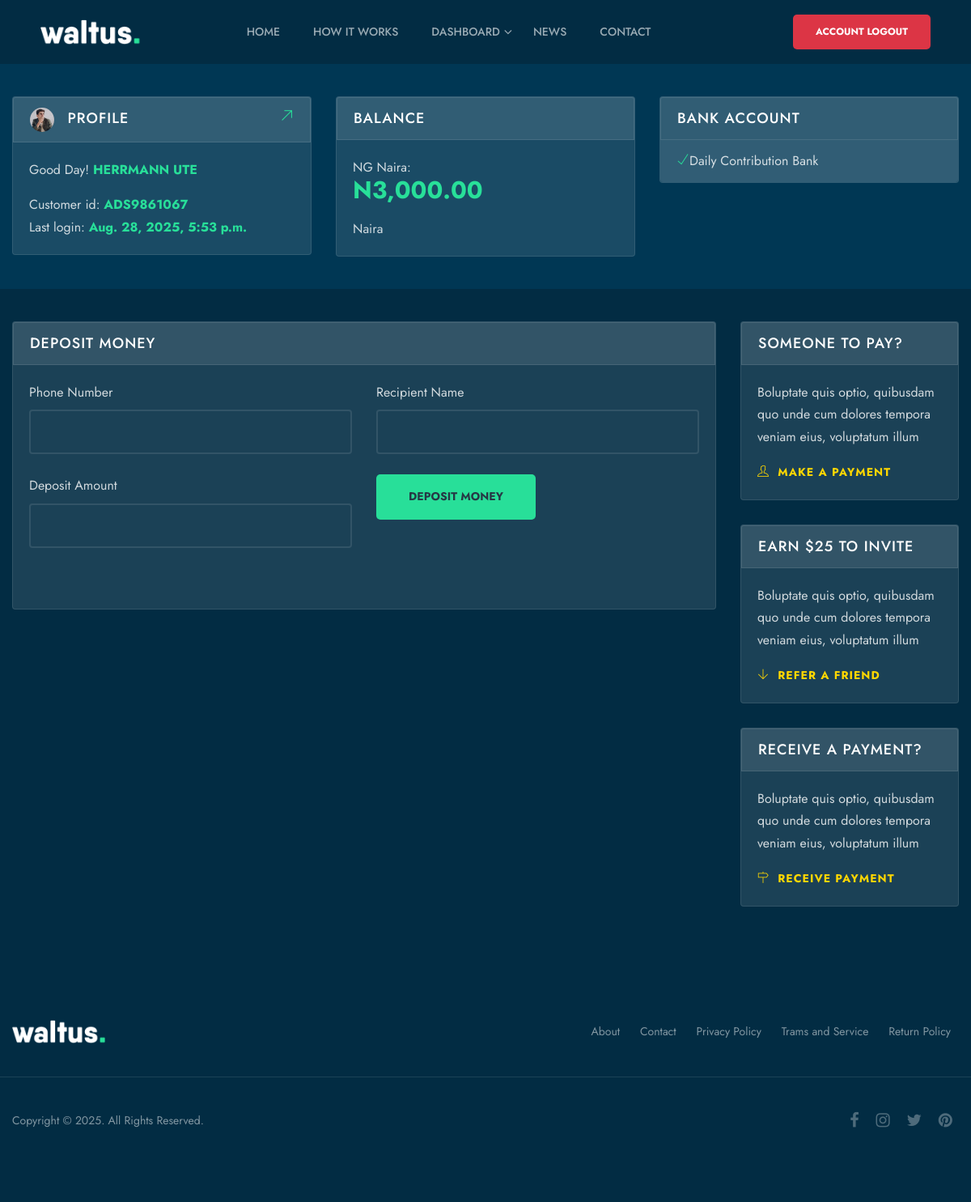
The app's page /account/deposit/ (signed in), older data.
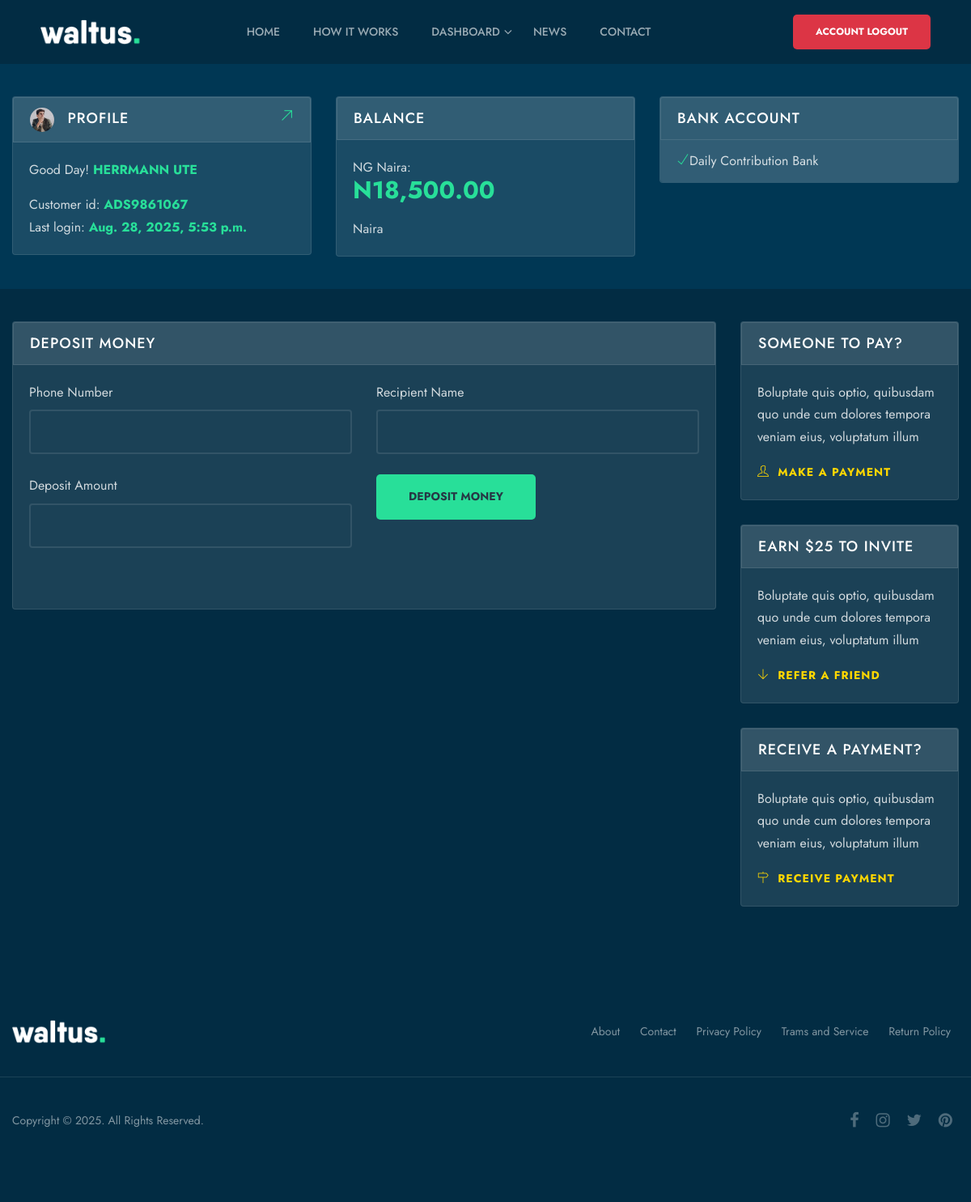
The same page, newer data.
### user_auth/models.py (models this page shows, shortened)
class User(AbstractUser):
    username = models.CharField(max_length=50, null=True, blank=True)
    first_name = models.CharField(max_length=50)
    last_name = models.CharField(max_length=50)
    email = models.EmailField(unique=True, blank=True, null=True)
    phone = models.CharField(max_length=14, blank=True, unique=True)
    is_agent = models.BooleanField(default=False)
    gender = models.CharField(max_length=20, choices=GENDER, null=True, blank=True)
    user_id = ShortUUIDField(
        unique=True, length=6, max_length=25, prefix='DSA', alphabet='1234567890')
    image = models.ImageField(upload_to='users/', default='../media/users/newUser.jpg', null=True, blank=True)
    USERNAME_FIELD = 'phone'
    REQUIRED_FIELDS = []
    def avatar(self):
        if self.image:
            return self.image.url
    def get_full_name(self):
        return f'{self.first_name} {self.last_name}'

### account/models.py (models this page shows, shortened)
class Account(models.Model):
    account_id = ShortUUIDField(
        unique=True, length=7, max_length=25, prefix='ADS', alphabet='1234567890')
    user = models.OneToOneField(User, on_delete=models.SET_NULL, null=True)
    account_number = models.CharField(max_length=10)
    account_balance = models.DecimalField(
        max_length=12, decimal_places=2, max_digits=12, default=0.00)
    account_status = models.CharField(
        max_length=100, choices=ACCOUNT_STATUS, default='active')
    agent = models.ForeignKey(
        User, on_delete=models.SET_NULL, blank=True, null=True, related_name='agent')
    date = models.DateTimeField(auto_now_add=True)
    set_amount = models.BooleanField(default=False)
    account_pin = models.IntegerField(null=True, blank=True)
    update = models.DateTimeField(auto_now=True)
    contributing_amount = models.DecimalField(max_length=12, default=0.00, max_digits=12, decimal_places=2)
    class Meta:
        ordering = ['-update']

### account/views.py (the view, shortened to what this page needs)
# urls.py: path('deposit/', views.deposit, name='deposit'),
@login_required(login_url='login')
def deposit(request):
    user = request.user
    a = All(user)
    phone = ''
    recipient = ''
    context = {
        'agent_total_amount': a.agent_total_amount(),
        'amount_words': inf.number_to_words(int(a.agent_total_amount())),
        'phone': phone,
        'recipient': recipient
    }
    return render(request, 'account/deposit-money.html', context)

### account/utils.py (called while the page is built)
    def agent_total_amount(self):
        agent_total_amount = 0
        for account in Account.objects.all().filter(agent=self.agent):
            agent_total_amount += int(account.account_balance)
        return agent_total_amount

### account/templates/account/deposit-money.html (shortened to what this page needs)
{% extends 'nav.html' %}
{% load static %}
{% load humanize %}
{% block content %}
 {% include 'account/includes/details.html' %}
    <section class="section-padding-sm-2 blue-bg-2">
        <div class="container">
            <div class="row justify-content-center">
                <div class="col-xl-9 col-lg-9 col-md-12 mb-20">
                    <div class="card">
                        <div class="card-header">
                            Deposit money
                        </div>
                        <div class="card-body">
                            <div class="site-form mb-30">
                                <form action="" method="post">
                                    <div class="row">
                                        <div class="col-xl-6 col-lg-6 col-sm-12 mb-10">
                                            <label for="deposit-amount">Phone Number</label>
                                            <input type="text" value="{{phone}}" name="phone" id="deposit-amount" required
                                            hx-get="{% url 'recipient' %}"
                                            hx-trigger="change"
                                            hx-target="#recipient"
                                            >
                                        </div>
                                        <div class="col-xl-6 col-lg-6 col-sm-12 mb-10" id="recipient">
                                            <label for="deposit-currency">Recipient Name</label>
                                            <input type="text" value="{{recipient}}" id="deposit-amount" readonly required>
                                        </div>
                                        <div class="col-xl-6 col-lg-6 col-sm-12 mb-10">
                                            <label for="deposit-currency">Deposit Amount</label>
                                            <input type="text" name="amount" id="deposit-amount" required>
                                        </div>
                                        <div class="col-xl-6 col-lg-6 col-sm-12">
                                            <button type="submit" class="bttn-mid btn-fill">Deposit money</button>
                                        </div>
                                    </div>
                                </form>
                            </div>
                        </div>
                    </div>
                </div>
                <div class="col-xl-3 col-lg-3 col-md-6 col-sm-6 mb-20">
                    <div class="card mb-30">
                        <div class="card-header">
                            Someone to pay?
                        </div>
                        <div class="card-body">
                            <p>Boluptate quis optio, quibusdam quo unde cum dolores tempora veniam eius, voluptatum illum</p>
                            <a href="" class="link"><i class="ti-user"></i> Make a payment</a>
                        </div>
                    </div>
                    <div class="card mb-30">
                        <div class="card-header">
                            Earn $25 to invite
                        </div>
                        <div class="card-body">
                            <p>Boluptate quis optio, quibusdam quo unde cum dolores tempora veniam eius, voluptatum illum</p>
                            <a href="" class="link"><i class="ti-arrow-down"></i> refer a friend</a>
                        </div>
                    </div>
                    <div class="card">
                        <div class="card-header">
                            Receive a payment?
                        </div>
                        <div class="card-body">
                            <p>Boluptate quis optio, quibusdam quo unde cum dolores tempora veniam eius, voluptatum illum</p>
                            <a href="" class="link"><i class="ti-direction"></i> Receive payment</a>
                        </div>
                    </div>
                </div>
            </div>
        </div>
    </section>
{% endblock %}

### account/templates/account/includes/details.html (shortened to what this page needs)
{% load humanize %}
    <section class="section-padding-sm-2 blue-bg">
        <div class="container">
            <div class="row">
                <div class="col-xl-4 col-lg-4 col-md-6 col-sm-6 mb-20">
                    <div class="card">
                        <div class="card-header">
                            <img src="{{user.avatar}}" alt=""> Profile <a href="profile.html"><i class="ti-arrow-top-right"></i></a>
                        </div>
                        <div class="card-body">
                            <p>Good Day! <strong>{{user.get_full_name | upper}}</strong></p>
                            {% if user.is_agent  %}
                                <p>AGENT ID: <strong>{{user.user_id}}</strong> <br>Last login: <strong>{{user.last_login}}</strong></p>
                            {% else %}
                                <p>Customer id: <strong>{{user.account.account_id}}</strong> <br>Last login: <strong>{{user.last_login}}</strong></p>
                            {% endif %}
                        </div>
                    </div>
                </div>
                <div class="col-xl-4 col-lg-4 col-md-6 col-sm-6 mb-20">
                    <div class="card">
                        <div class="card-header">
                            Balance
                        </div>
                        {% if user.is_agent %}
                            <div class="card-body">
                                <p>NG Naira: <br><strong><span style="font-size: 30px;">N{{agent_total_amount | intcomma}}.00</span></strong></p>
                                <p>{{amount_words | title}} Naira</p>
                            </div>
                        {% else %}
                            <div class="card-body">
                                <p>NG Naira: <br><strong><span style="font-size: 30px;">N{{user.account.account_balance | intcomma}}</span></strong></p>
                                <p>{{amount_words | title}} Naira</p>
                            </div>
                        {% endif %}
                    </div>
                </div>
                <div class="col-xl-4 col-lg-4 col-md-6 col-sm-6 mb-20">
                    <div class="card">
                        <div class="card-header">
                            Bank account
                        </div>
                        <ul class="list-group list-group-flush site-form">
                            <li class="list-group-item"><i class="ti-check cl-primary"></i>Daily Contribution Bank</li>
                        </ul>
                    </div>
                </div>
            </div>
        </div>
    </section>

Row changes from the older to the newer data that the page shows:
changed through a linked row, User "HERRMANN UTE": account.account_balance "3,000.00" → "18,500.00"
